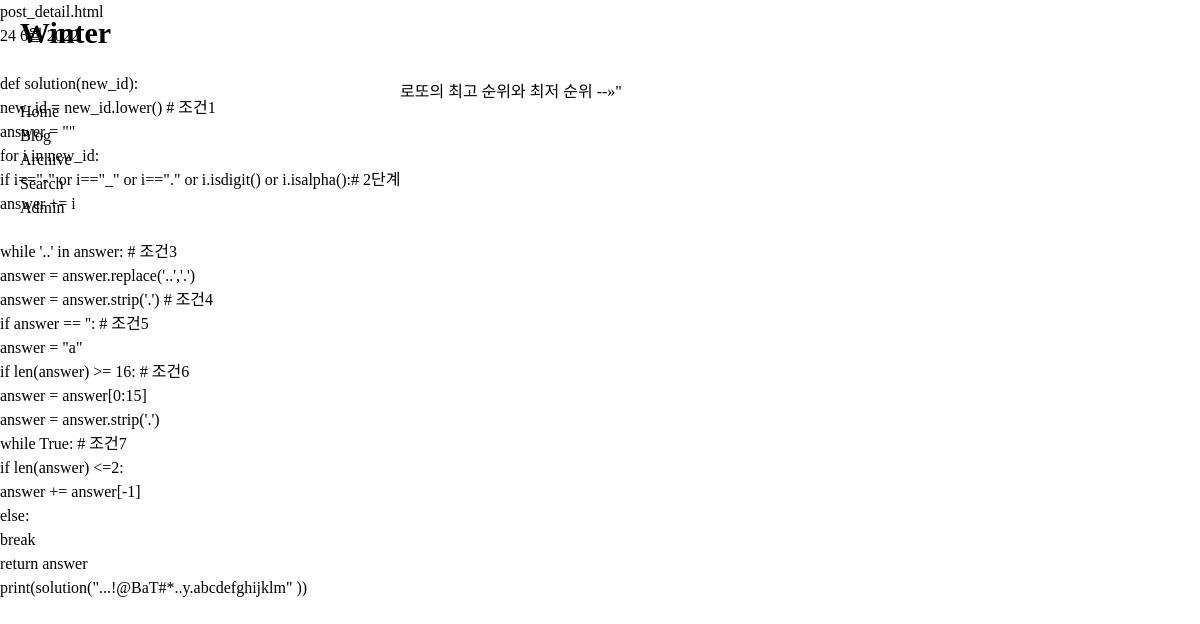
/blog/post/2021_KAKAO_BLIND_RECRUITMENT/, run on the app's committed database.
### blog/models.py (models this page shows, shortened)
class Post(models.Model):
    title = models.CharField('TITLE', max_length=50)  # 제목
    slug = models.SlugField('SLUG', unique=True, allow_unicode=True, help_text='별칭 단어 하나')  # 제목 별칭, 기본키 대용,
    description = models.CharField('DESCRIPTION', max_length=100, blank=True, help_text="부가 제목")  # 부가제목, 비워도 됨
    content = models.TextField('CONTENT')  # 내용
    create_date = models.DateTimeField('CREATE_DATE', auto_now_add=True)  # 생성날짜
    modify_date = models.DateTimeField('MODIFY_DATE', auto_now=True)  # 수정날짜
    class Meta:  # 파라미터
        verbose_name = 'post'  # 별칭 이름
        verbose_name_plural = 'posts'  # 별칭 이름 복수
        db_table = 'my_post'
        ordering = ('-modify_date',)
    def __str__(self):
        return self.title
    def get_absolute_url(self):
        return reverse('blog:post_detail', args=(self.slug,))
    def get_next_post(self):
        return self.get_next_by_modify_date()

### blog/views.py (the view)
# urls.py: re_path(r'^post/(?P<slug>[-\w]+)/$', PostDV.as_view(), name='post_detail'),  # /post/slug 문구/
class PostDV(DetailView):
    model = Post

### templates/blog/post_detail.html (shortened to what this page needs)
{% extends "base.html" %}
{% block title %} post_detail.html{% endblock %}
{% block content %}
<div id="content">
<p class="other_posts">
    {% if object.get_next_by_modify_date %}
        <a href="{{ object.get_next_post.get_absolute_url }}" title="View next post"> {{ object.get_next_post }} --&raquo;</a>"
    {% endif %}
</p>
</div>
<p class="date">{{ object.modify_date |date:"j F Y" }}</p>
<br/>
<div class="body">
    {{ object.content | linebreaks }}
</div>
{% endblock %}

### static/css/base.css (style rules this page uses)
*, *:after, *:before { -webkit-box-sizing: border-box; -moz-box-sizing: border-box; box-sizing: border-box; }
a:hover, a:focus, a:visited, a:hover, a:link { color: black; text-decoration: none; }
html { font-family: -apple-system, BlinkMacSystemFont, "Segoe UI", Roboto, "Helvetica Neue", Arial, "Noto Sans", sans-serif, "Apple Color Emoji", "Segoe UI Emoji", "Segoe UI Symbol", "Noto Color Emoji"; font-size : 16px; font-weight : normal; line-height : 1.5; background-color : #fff; color : #4d5058; -webkit-text-size-adjust : 100%; -webkit-font-smoothing : antialiased; -moz-osx-font-smoothing : grayscale; -webkit-tap-highlight-color: transparent; }
body { font-family: "빙그레체", serif; margin: 0; color: black; }
header,section,article,aside,footer,main,a,button,input,textarea,img,nav,ul,ol,li,p,h1,h2,h3,h4,h5,h6,div,span { margin : 0; padding : 0; font-size: inherit; }
div#content { position: absolute; top: 80px; left: 400px; color: black; display: inline-block; }

### data on the page
Post: get_next_post "로또의 최고 순위와 최저 순위", modify_date "24 6월 2022", content "def solution(new_id): new_id = new_id.lower() # 조건1 answer = \"\" for i in new_id: if i==\"-\" or i==\"_\" or i==\".\" or i.isdigit() or i.isalpha():# 2단계 answer += i while '..' in answer: # 조건3 answer = answer.replace('..','.') answer = answer.strip('.') # 조건4 if answer == '': # 조건5 answer = \"a\" if len(answer) >= 16: # 조건6 answer = answer[0:15] answer = answer.strip('.') while True: # 조건7 if len(answer) <=2: answer += answer[-1] else: break return answer print(solution(\"...!@BaT#*..y.abcdefghijklm\" ))"
